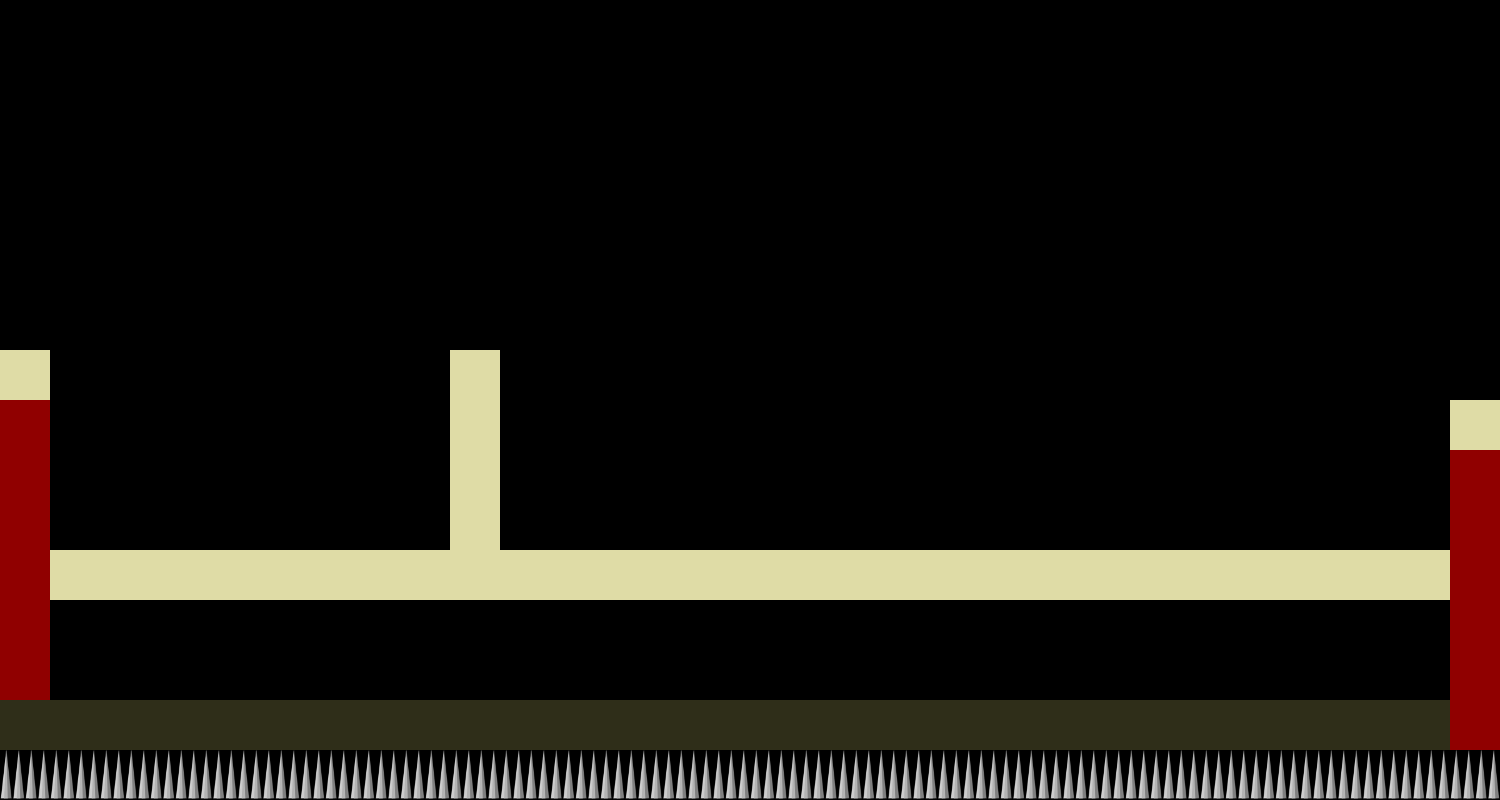

Below is a game level as drawn by its tile map, then a one-line description and the .tmx that defines it (tile-layer data replaced by summaries):
An orthogonal 30x16 tile map with 50x50 px tiles, 1 tile layer (Foreground) and 2 objects (goal, player).

<map version="1.0" orientation="orthogonal" width="30" height="16" tilewidth="50" tileheight="50">
 <tileset firstgid="1" name="l1full" tilewidth="50" tileheight="50">
  <image source="l1full.png" trans="00007f" width="300" height="50" />
 </tileset>
 <layer name="Foreground" width="30" height="16">
  <properties>
   <property name="tileset" value="l1full" />
  </properties>
  <data>[480 cells, 105 non-empty, 4 distinct tile ids]</data>
 </layer>
 <objectgroup name="Object Layer 1" width="30" height="16">
  <object name="goal" x="850" y="650" width="50" height="50" />
  <object name="player" x="100" y="400" width="50" height="50" />
 </objectgroup>
</map>